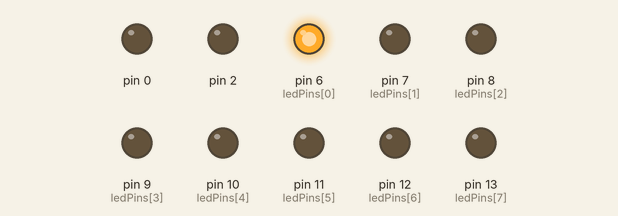
Recording of a sketch running on a simulated Arduino Uno, built with avr-gcc and run on an emulated ATmega328P. Parts: output pins drawn as LEDs (lit = HIGH).

Above: at 0.07 s.
At 0.31 s:
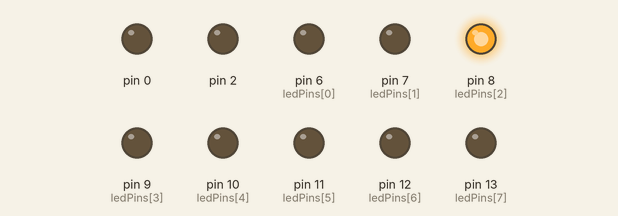
At 0.76 s:
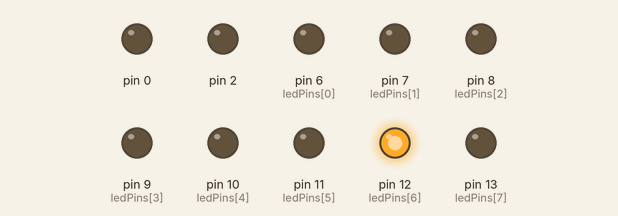
At 1.32 s:
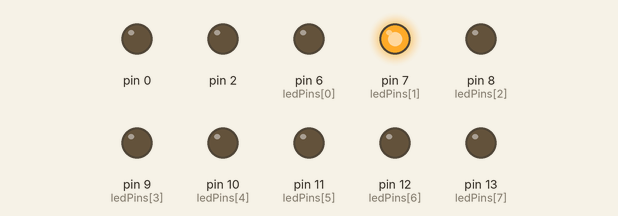
At 1.99 s:
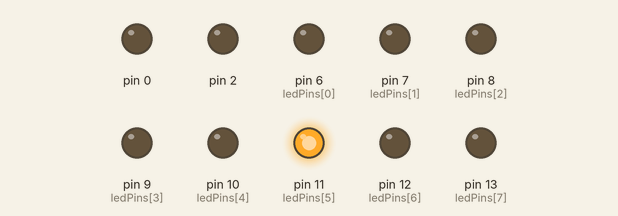
At 2.87 s:
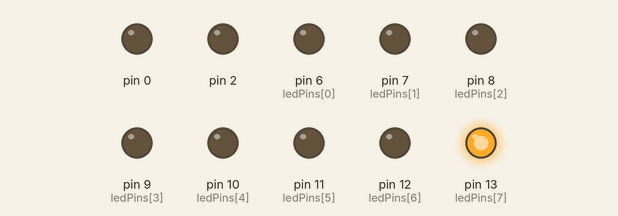
Timing chart, 0 to 3.2 s (numbered marks = the images above):
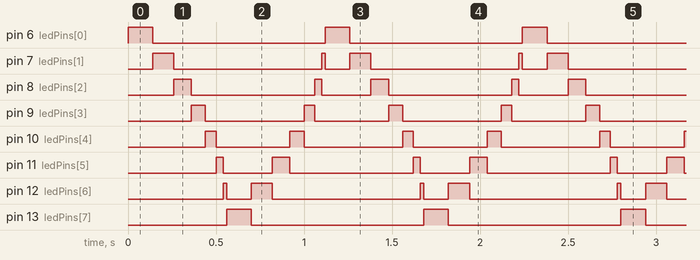

Measured:
- by itself, pin 6 (ledPins[0]), pin 13 (ledPins[7]): alternates HIGH for 0.14 s and LOW for 0.98 s
- by itself, pin 7 (ledPins[1]): repeats every 1.1 s: LOW 0.84 s, HIGH 0.02 s, LOW 0.14 s, HIGH 0.12 s
- by itself, pin 8 (ledPins[2]): repeats every 1.1 s: LOW 0.70 s, HIGH 0.04 s, LOW 0.28 s, HIGH 0.10 s
- by itself, pin 9 (ledPins[3]): repeats every 1.1 s: LOW 0.56 s, HIGH 0.06 s, LOW 0.42 s, HIGH 0.08 s
- by itself, pin 10 (ledPins[4]): repeats every 1.1 s: LOW 0.42 s, HIGH 0.08 s, LOW 0.56 s, HIGH 0.06 s
- by itself, pin 11 (ledPins[5]): repeats every 1.1 s: LOW 0.28 s, HIGH 0.10 s, LOW 0.70 s, HIGH 0.04 s
- by itself, pin 12 (ledPins[6]): repeats every 1.1 s: LOW 0.14 s, HIGH 0.12 s, LOW 0.84 s, HIGH 0.02 s

The sketch:

Bessy-Nightrider.ino
```cpp
// place pins of leds in an array for easy indexing
int ledPins[] = {6, 7, 8, 9, 10, 11, 12, 13};

// how long to hold pattern for visibility
#define BLINKDELAY 140
int blinkDelay = BLINKDELAY;
// amount to decrrease delay on while progressing through pattern giving
// the effect of momentum picking up
int blinkIncrement = 20;
// number of leds
int leds = 8;

void setup()
{
	// Set pins used for leds to output mode.
	for(int i = 0; i < sizeof(ledPins); i++)
	{
		pinMode(ledPins[i], OUTPUT);
	}
}

void loop()
{
	//turn each led on and off in order starting from ledPins[0]
	// and finishing on ledPins[7]
	blinkDelay = BLINKDELAY;
	for (int i = 0; i < leds; i++)
	{
		digitalWrite(ledPins[i], HIGH);
		if (i!=0)
		{
			digitalWrite(ledPins[i-1], LOW);
		}
		delay(blinkDelay);
		blinkDelay = blinkDelay - blinkIncrement;
	}
	blinkDelay = BLINKDELAY;
	//turn each of the pins on and off in order starting from ledPins[7]
	// and finishing on ledPins[0]
	for (int i = leds-1; i > -1; i--)
	{
		digitalWrite(ledPins[i], HIGH);
		if (i!=leds-1)
		{
			digitalWrite(ledPins[i+1], LOW);
		}
		delay(blinkDelay);
		blinkDelay = blinkDelay - blinkIncrement;
	}
}
```
